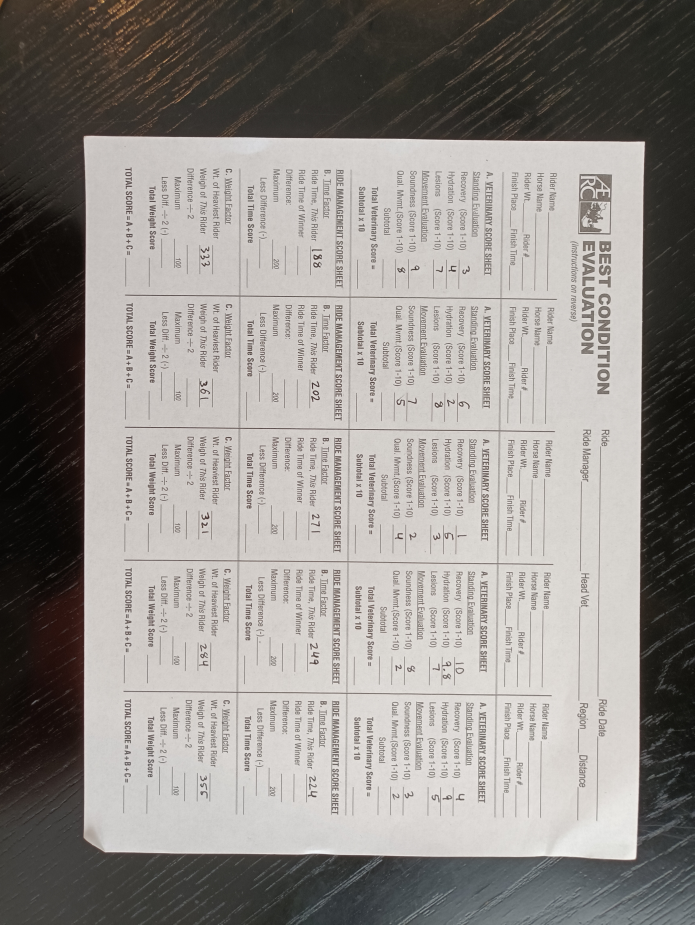
#> input picture python/newScan.jpg, 3472 x 4624 px (shown at 1/5 size)
$ python -i scanForm.py   (imports and definitions only)
#> lines starting #> are read from the running program, lines starting #| are printed output that depends on the picture; after the words box and inside, x2 and y2 are one past the last pixel; in counts of white or black regions, pixels touching at a corner belong together
#> further down, picture is the input picture: shape (4624, 3472, 3); mean B, G, R 137.5, 141.2, 145.2
import numpy as np
import cv2
import base64
# [136 lines left out: functions docFind, warpDocument, not called in this run]

#TODO fix warpDocument
def scanData(fimg):


    # [5 lines of commented-out code are left out]

    gimg = cv2.cvtColor(fimg.copy(),cv2.COLOR_BGR2GRAY)

    ret,th = cv2.threshold(gimg, 150, 200, cv2.THRESH_BINARY_INV + cv2.THRESH_OTSU)
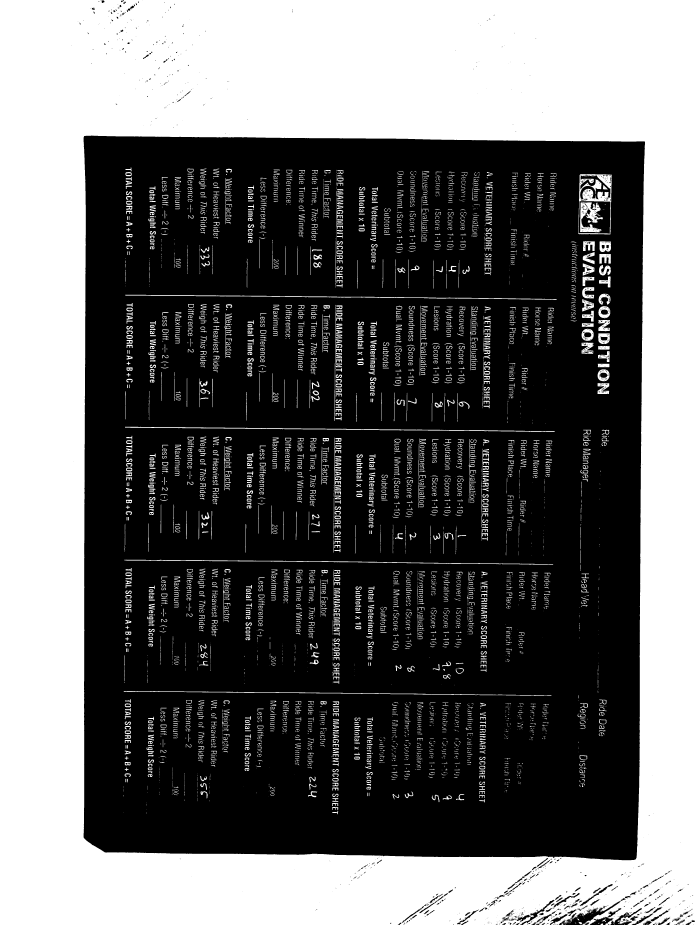
#> th: shape (4624, 3472) (shown at 1/5 size); values 0 (black) and 200 (white), 40.8% white; 4793 white regions (1656 under 20 px), largest, box (x1, y1, x2, y2) and area: (0, 0, 3472, 4624) 6040581, (2892, 871, 3059, 1172) 14564, (2900, 1012, 3014, 1161) 8582
#> ret = 127

    vertical_kernel = cv2.getStructuringElement(cv2.MORPH_RECT, (1,25))
    detected_lines = cv2.morphologyEx(th, cv2.MORPH_OPEN, vertical_kernel, iterations=10)
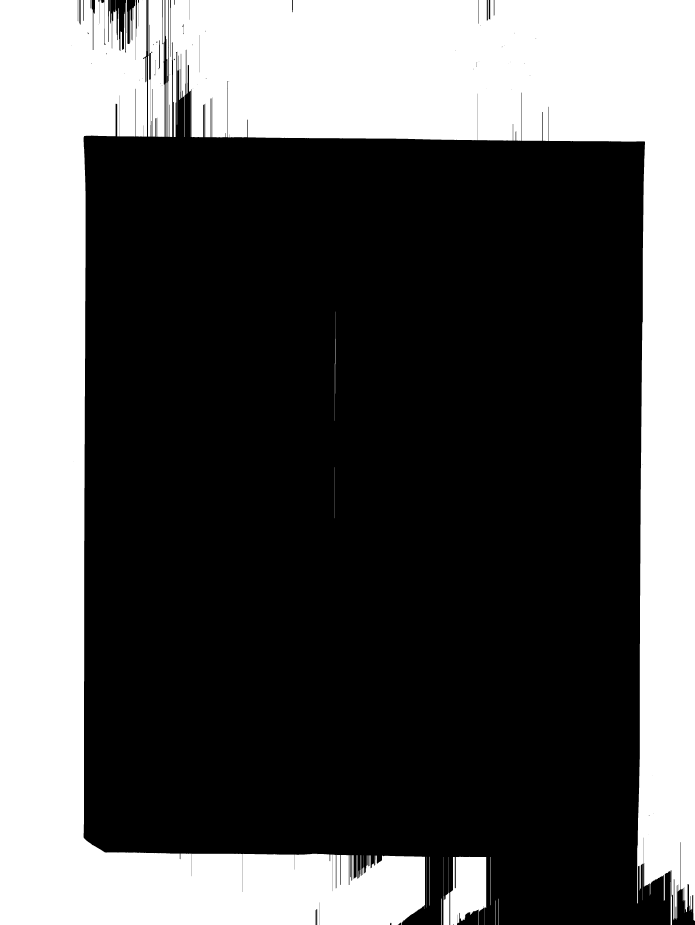
#> detected_lines: shape (4624, 3472) (shown at 1/5 size); values 0 (black) and 200 (white), 35.2% white; 22 white regions, largest, box (x1, y1, x2, y2) and area: (844, 0, 3472, 4624) 2798087, (0, 0, 2125, 4624) 2729228, (2251, 4284, 2431, 4624) 49847
    # temp = cv2.erode(th, vertical_kernel, iterations=1)
    detected_lines = cv2.dilate(detected_lines, (1,25), iterations=5)
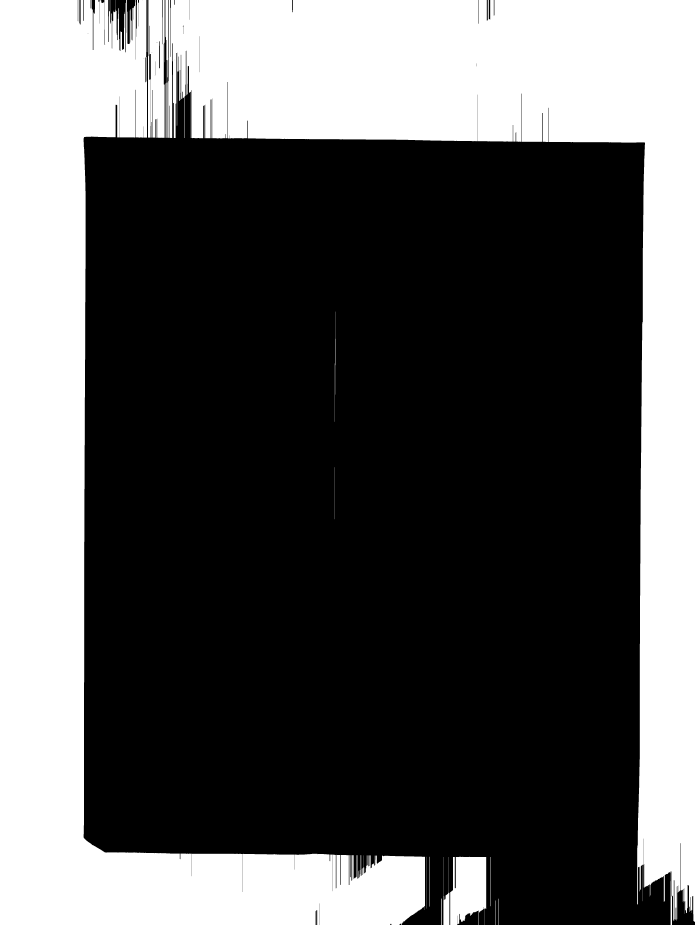
#> detected_lines: shape (4624, 3472) (shown at 1/5 size); values 0 (black) and 200 (white), 35.3% white; 19 white regions
    #
    #remove lines that are straight and long
    cnts, hierarchy = cv2.findContours(detected_lines, cv2.RETR_EXTERNAL, cv2.CHAIN_APPROX_SIMPLE)
#> cnts = 19 contours, 4 with area under 20; largest, box (x1, y1, x2, y2) and area: (844, 0, 3472, 4624) 2796734, (0, 0, 2125, 4624) 2718634, (740, 0, 823, 689) 50516, (2251, 4284, 2431, 4624) 49620, (830, 0, 844, 689) 5394

#> (the run stopped early here; a loop or call above may not have finished)
